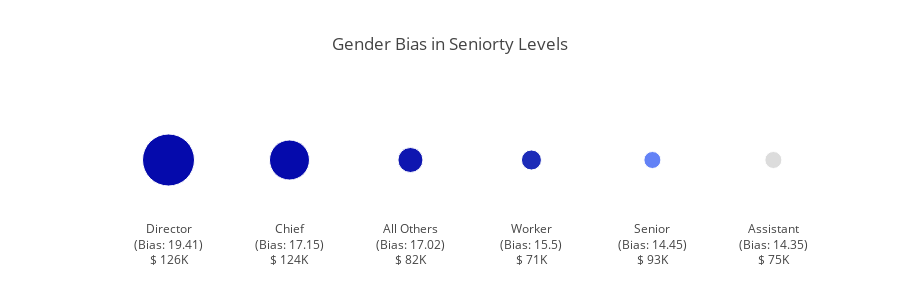

Here is the notebook cell this chart was saved with:
### Markdown cell above
> - The orange horizontal line is the average salary offered in all of the jobs and is equal to about USD 90,000.   
> - From this graph, we observe that the jobs having higher value of gender bias (Orange Box) score have almost greater or equal to average salary offered. 

<div id="2.7"></div>
## <font color="#ff3fb5">2.7 Does Job Seniority Levels also show Gender Bias?</font>  

From the job titles, I identified the job seniority level. Let's plot the aggregated gender bias shown in their job descriptions.

### Code cell
def get_seniority(x):
    wrds = ['senior', 'junior', 'head', 'director', 'lead', 'president', 'chairmen', 'chief', 'assistant', 'worker']
    for w in wrds:
        if w in x.lower():
            return w.title()
    return ""
gender_df['seniority'] = gender_df['title'].apply(lambda x : get_seniority(x) )

temp = gender_df.groupby("seniority").agg({'difference' : 'mean', 'title' : 'count', '_salary' : 'mean'})
temp['difference'] = temp['difference'] * -1
temp = temp[temp['title'] > 1]
temp = temp.sort_values('difference', ascending = [False]).reset_index()
temp1 = temp.head(10)
temp1

# Job titles that include the phrase 'assistant' strongly lean towards female-gendered language (28% male bias vs. 58% female bias)


tdoc = {}
sdoc = {}
for k,v in temp1.iterrows():
    if not v['seniority']:
        v['seniority'] = "All Others"
    tdoc[v['seniority']] = round(v['difference'], 2)
    sdoc[v['seniority']] = str(round(v['_salary']/1000))+"K"

cols = ["#ff77cd", "#ff77cd", "#ff77cd", "#72f9b1", "#42d4f4", "#42d4f4", "#42d4f4", "#42d4f4"]

data = [go.Scatter(x = [_+"<br>(Bias: "+str(tdoc[_])+")<br>$ "+ str(sdoc[_]) for _ in list(tdoc.keys())], y=["","","","","","", ""], mode='markers', name="",  
                   marker=dict(symbol="circle", 
                   color=list(reversed([52, 40, 25, 20,17,17])), colorscale='Blues', opacity = 1.0,
                   size= [52, 40, 25, 20,17,17]  ))]
layout = go.Layout(barmode='stack', height=300, margin=dict(l=100), title='Gender Bias in Seniorty Levels', 
                   legend = dict(orientation="h", x=0.1, y=1.15), showlegend=False, 
                  xaxis=dict(showgrid= False), yaxis=dict(showgrid= False))
fig = go.Figure(data=data, layout=layout)
iplot(fig)

### Figure 1 — Plotly figure (JSON) as saved in the notebook; plotly's stock layout.template omitted (floating-point values rounded to 4 significant figures)
{"data": [{"marker": {"color": [17, 17, 20, 25, 40, 52], "colorscale": "Blues", "opacity": 1.0, "size": [52, 40, 25, 20, 17, 17], "symbol": "circle"}, "mode": "markers", "name": "", "type": "scatter", "uid": "6a0e7a38-d95f-4d4e-8b1e-25b70831c49f", "x": ["Director<br>(Bias: 19.41)<br>$ 126K", "Chief<br>(Bias: 17.15)<br>$ 124K", "All Others<br>(Bias: 17.02)<br>$ 82K", "Worker<br>(Bias: 15.5)<br>$ 71K", "Senior<br>(Bias: 14.45)<br>$ 93K", "Assistant<br>(Bias: 14.35)<br>$ 75K"], "y": ["", "", "", "", "", "", ""]}], "layout": {"barmode": "stack", "height": 300, "legend": {"orientation": "h", "x": 0.1, "y": 1.15}, "margin": {"l": 100}, "showlegend": false, "title": {"text": "Gender Bias in Seniorty Levels"}, "xaxis": {"showgrid": false}, "yaxis": {"showgrid": false}}}
